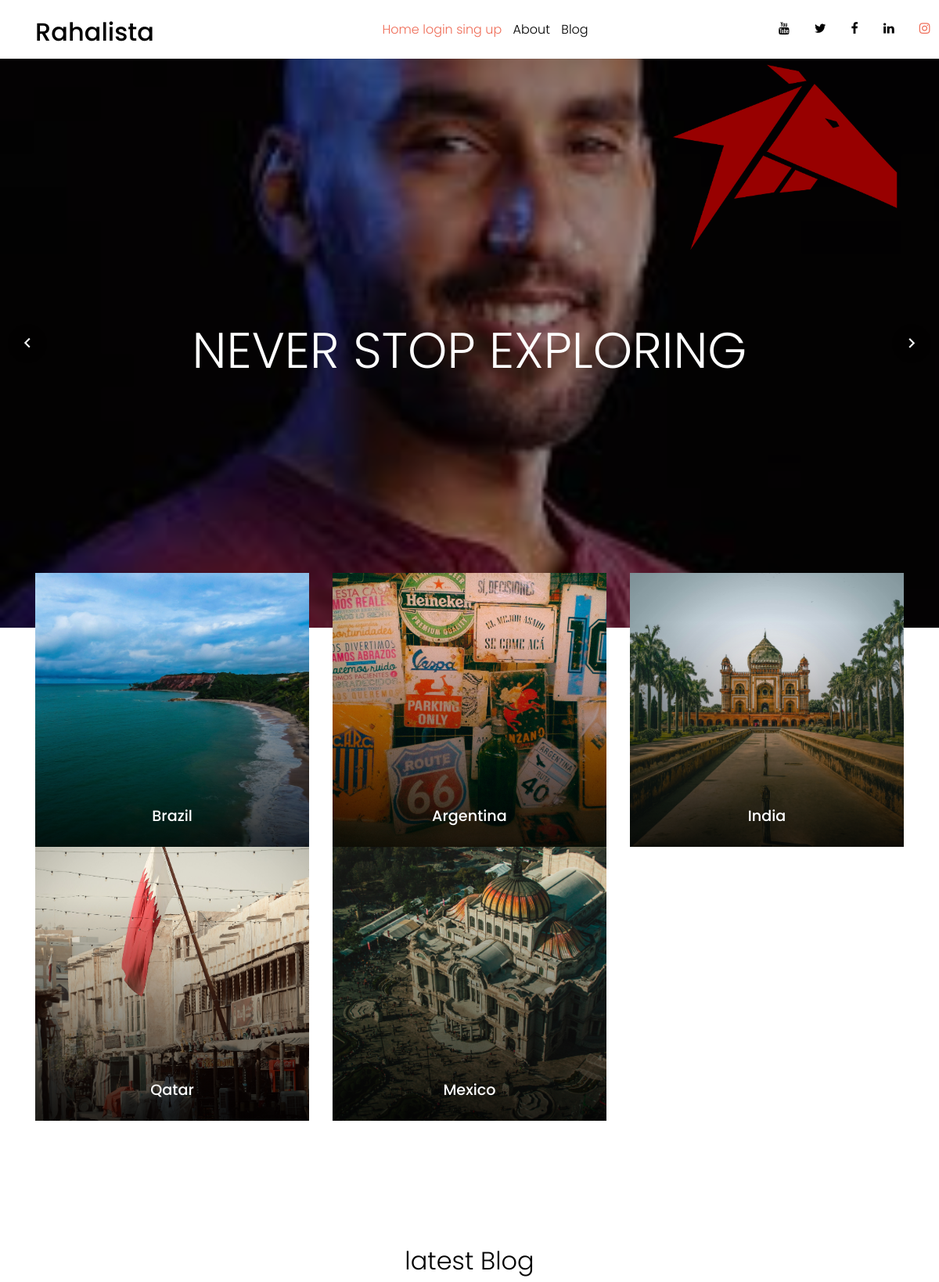
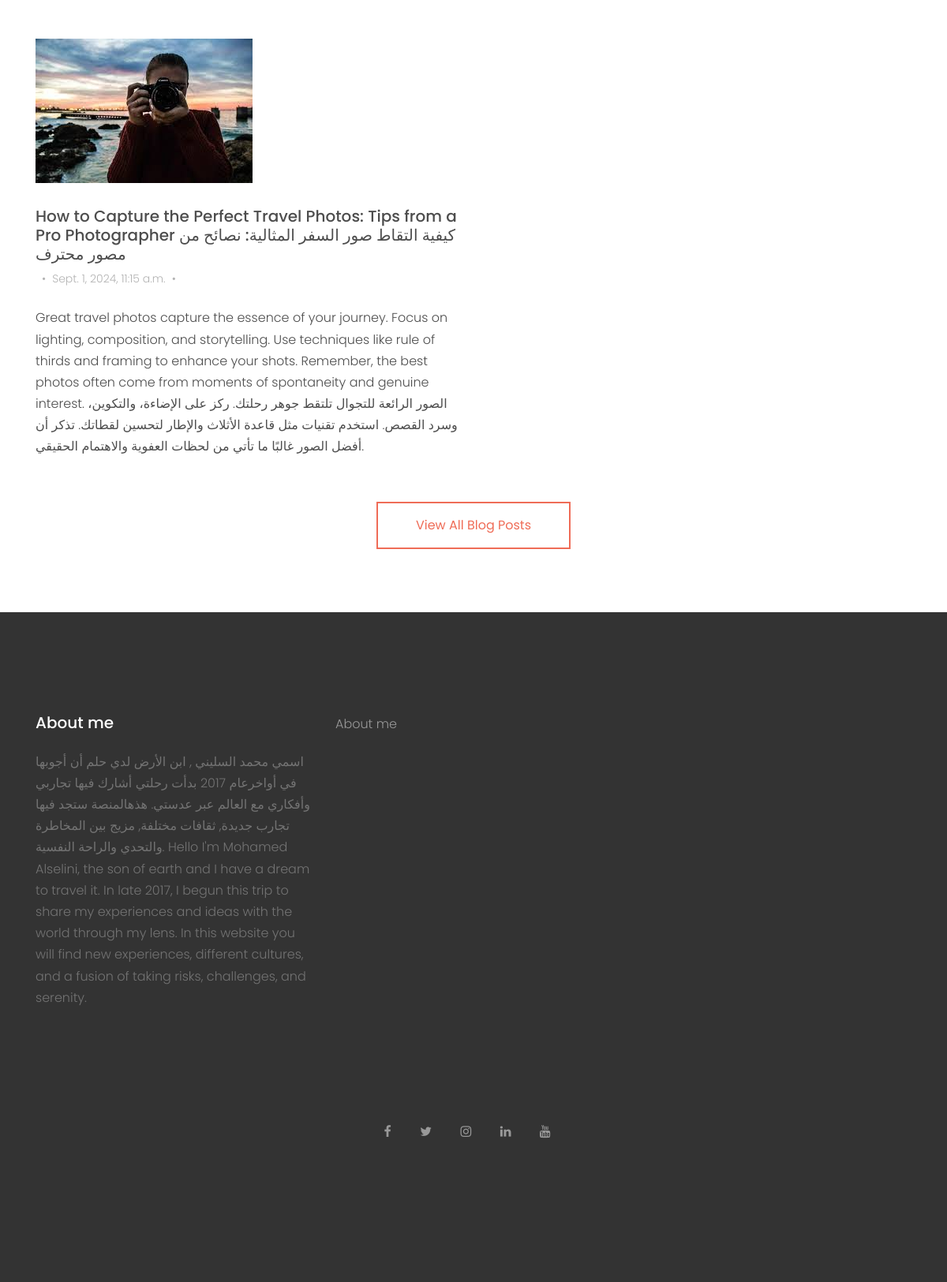
The page / on the database its author committed (2 pictures, top to bottom).
### core/models.py (models this page shows, shortened)
class Trip(models.Model):
    country = models.CharField(max_length=200)
    content = models.TextField()
    date_posted = models.DateTimeField(auto_now_add=True)
    image = models.ImageField(upload_to='trip_images/', blank=True, null=True)

class blog(models.Model):
    title = models.CharField(max_length=200)
    content = models.TextField()
    date_posted = models.DateTimeField(auto_now_add=True)
    image = models.ImageField(upload_to='blog_images/', blank=True, null=True)
    class Meta:
        get_latest_by = 'date_posted'

### core/views.py (the view)
# urls.py: path('',home,name='/'),
def home(request):
    Blog=blog.objects.latest()
    trips=Trip.objects.all()
    context={
        'blog':Blog,
        'trips':trips
    }
    return render(request,'home/index.html',context)

### templates/home/index.html (shortened to what this page needs)
{% load static %}
<!DOCTYPE html>
<html lang="en">
  <head>
    <link rel="stylesheet" href="{% static 'fonts/icomoon/style.css' %}">
    <link rel="stylesheet" href="{% static 'css/bootstrap.min.css' %}">
    <link rel="stylesheet" href="{% static 'css/magnific-popup.css' %}">
    <link rel="stylesheet" href="{% static 'css/jquery-ui.css' %}">
    <link rel="stylesheet" href="{% static 'css/owl.carousel.min.css' %}">
    <link rel="stylesheet" href="{% static 'css/owl.theme.default.min.css' %}">
    <link rel="stylesheet" href="{% static 'css/bootstrap-datepicker.css' %}">
    <link rel="stylesheet" href="{% static 'fonts/flaticon/font/flaticon.css' %}">
    <link rel="stylesheet" href="https://cdn.jsdelivr.net/npm/mediaelement@4.2.7/build/mediaelementplayer.min.css">
    <link rel="stylesheet" href="{% static 'css/aos.css' %}">
    <link rel="stylesheet" href="{% static 'css/style.css' %}">
  </head>
  <body>
  <div class="site-wrap">
    <header class="site-navbar py-1" role="banner">
      <div class="container">
        <div class="row align-items-center">
          <div class="col-6 col-xl-2">
            <h1 class="mb-0"><a href="/" class="text-black h2 mb-0">Rahalista</a></h1>
          </div>
          <div class="col-10 col-md-8 d-none d-xl-block">
            <nav class="site-navigation position-relative text-right text-lg-center" role="navigation">
              <ul class="site-menu js-clone-nav mx-auto d-none d-lg-block">
                <li class="active">
                  <a href="/">Home</a>
                {% if user.is_authenticated %}
                  <a href="{% url 'user_logout' %}">logout</a>
                  {% if user.is_superuser %}
                  <a href="/admin">Dashboard</a>
                  {% endif %}
                {% else %}
                  <a href="{% url 'login' %}">login </a>
                  <a href="{% url 'user_singup' %}">sing up</a>
                {% endif %}
                </li>
                <li><a href="{% url 'about' %}">About</a></li>
                <li><a href="{% url 'all_blogs' %}">Blog</a></li>
              </ul>
            </nav>
          </div>
          <div class="col-6 col-xl-2 text-right">
            <div class="d-none d-xl-inline-block">
              <ul class="site-menu js-clone-nav ml-auto list-unstyled d-flex text-right mb-0" data-class="social">
                <li>
                  <a href="https://www.youtube.com/@Rahalista" class="pl-0 pr-3 text-black"><span class="icon-youtube"></span></a>
                </li>
                <li>
                  <a href="https://x.com/rahalista" class="pl-3 pr-3 text-black"><span class="icon-twitter"></span></a>
                </li>
                <li>
                  <a href="https://www.facebook.com/Elselini/" class="pl-3 pr-3 text-black"><span class="icon-facebook"></span></a>
                </li>
                <li>
                  <a href="https://ly.linkedin.com/in/alselini" class="pl-3 pr-3 text-black"><span class="icon-linkedin"></span></a>
                </li>
                <li>
                  <a href="https://www.instagram.com/rahalista/" class="pl-3 pr-3"><span class="icon-instagram"></span></a>
                </li>
              </ul>
            </div>
          </div>
        </div>
      </div>
    </header>
    <div class="slide-one-item home-slider owl-carousel">
      <div class="site-blocks-cover overlay" style="background-image: url(static/images/H1.png)" data-aos="fade" data-stellar-background-ratio="0.5">
        <div class="container">
          <div class="row align-items-center justify-content-center text-center">
            <div class="col-md-8" data-aos="fade-up" data-aos-delay="400">
              <br>
              <h1 class="text-white font-weight-light">Never Stop Exploring</h1>
            </div>
          </div>
        </div>
      </div>
    </div>
    <div class="site-section">
      <div class="container overlap-section">
        <div class="row">
          {% for t in trips %}
          <div class="col-md-6 col-lg-4 mb-4 mb-lg-0">
            <a href="{% url 'trip' t.pk %}" class="unit-1 text-center">
              <div class="img-container">
                <img src="{{t.image.url}}" alt="{{t.country}}">
              </div>
              <div class="unit-1-text">
                <h3 class="unit-1-heading">{{t.country}}</h3>
              </div>
            </a>
          </div>
          {% endfor %}
        </div>
      </div>
    </div>
    <div class="site-section">
      <div class="container">
        <div class="row justify-content-center mb-5">
          <div class="col-md-7 text-center">
            <h2 class="font-weight-light text-black">latest Blog</h2>
          </div>
        </div>
        <div class="row mb-3 align-items-stretch">
          <div class="col-md-6 col-lg-6 mb-4 mb-lg-4">
            <div class="h-entry">
              <img src="{{blog.image.url}}" alt="Image" class="img-fluid">
              <h2 class="font-size-regular">{{blog.title}}</h2>
              <div class="meta mb-4"><span class="mx-2">&bullet;</span>{{blog.date_posted}}<span class="mx-2">&bullet;</span></div>
              <p>{{blog.content}}</p>
            </div>
          </div>
        </div>
        <div class="row">
          <div class="col-12 text-center">
            <a href="{% url 'all_blogs' %}" class="btn btn-outline-primary border-2 py-3 px-5">View All Blog Posts</a>
          </div>
        </div>
      </div>
    </div>
    <footer class="site-footer">
      <div class="container">
        <div class="row">
          <div class="col-lg-4">
            <div class="mb-5">
              <h3 class="footer-heading mb-4">About me</h3>
              <p>اسمي محمد السليني , ابن الأرض لدي حلم أن أجوبها
                في أواخرعام 2017 بدأت رحلتي أشارك فيها تجاربي وأفكاري مع العالم عبر عدستي.
                هذهالمنصة ستجد فيها تجارب جديدة, ثقافات مختلفة, مزيج بين المخاطرة والتحدي والراحة النفسية.
                Hello I'm Mohamed Alselini, the son of earth and I have a dream to travel it.
                In late 2017, I begun this trip to share my experiences and ideas with the world through my lens.
                In this website you will find new experiences, different cultures, and a fusion of taking risks, challenges, and serenity.</p>
            </div>
          </div>
          <div class="col-lg-4 mb-5 mb-lg-0">
            <div class="row mb-5">
              <div class="col-md-6 col-lg-6">
                <ul class="list-unstyled">
                  <li><a href="{% url 'about' %}">About me</a></li>
                </ul>
              </div>
            </div>
          </div>
        </div>
        <div class="row pt-5 mt-5 text-center">
          <div class="col-md-12">
            <div class="mb-5">
              <a href="https://www.facebook.com/Elselini/" class="pl-0 pr-3"><span class="icon-facebook"></span></a>
              <a href="https://x.com/rahalista" class="pl-3 pr-3"><span class="icon-twitter"></span></a>
              <a href="https://www.instagram.com/rahalista/" class="pl-3 pr-3"><span class="icon-instagram"></span></a>
              <a href="https://ly.linkedin.com/in/alselini" class="pl-3 pr-3"><span class="icon-linkedin"></span></a>
              <a href="https://www.youtube.com/@Rahalista" class="pl-3 pr-3"><span class="icon-youtube"></span></a>
            </div>
          </div>
        </div>
      </div>
    </footer>
  </div>
  </body>
</html>

### templates/home/index.html (style rules this page uses)
.img-container { position: relative; width: 100%; padding-top: 100%; overflow: hidden; }
.img-container img { position: absolute; top: 50%; left: 50%; width: 100%; height: 100%; object-fit: cover; transform: translate(-50%, -50%); }
.unit-1 { text-decoration: none; color: inherit; }
.unit-1-text { padding: 10px; }
.unit-1-heading { font-size: 1.25rem; }

### rows shown on the page
Trip: image (picture), country "Brazil"
Trip: image (picture), country "Argentina"
Trip: image (picture), country "India"
Trip: image (picture), country "Qatar"
Trip: image (picture), country "Mexico"
blog: image (picture), title "How to Capture the Perfect Travel Photos: Tips from a Pro Photographer كيفية التقاط صور السفر المثالية: نصائح من مصور محترف", date_posted "Sept. 1, 2024, 11:15 a.m.", content "Great travel photos capture the essence of your journey. Focus on lighting, composition, and storytelling. Use techniques like rule of thirds and framing to enhance your shots. Remember, the best photos often come from moments of spontaneity and genuine interest. الصور الرائعة للتجوال تلتقط جوهر رحلتك. ركز على الإضاءة، والتكوين، وسرد القصص. استخدم تقنيات مثل قاعدة الأثلاث والإطار لتحسين لقطاتك. تذكر أن أفضل الصور غالبًا ما تأتي من لحظات العفوية والاهتمام الحقيقي."
